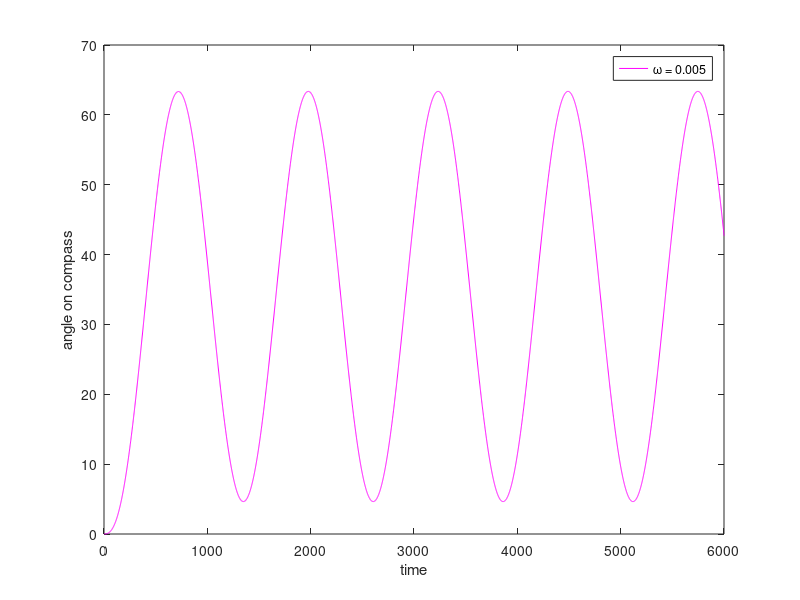
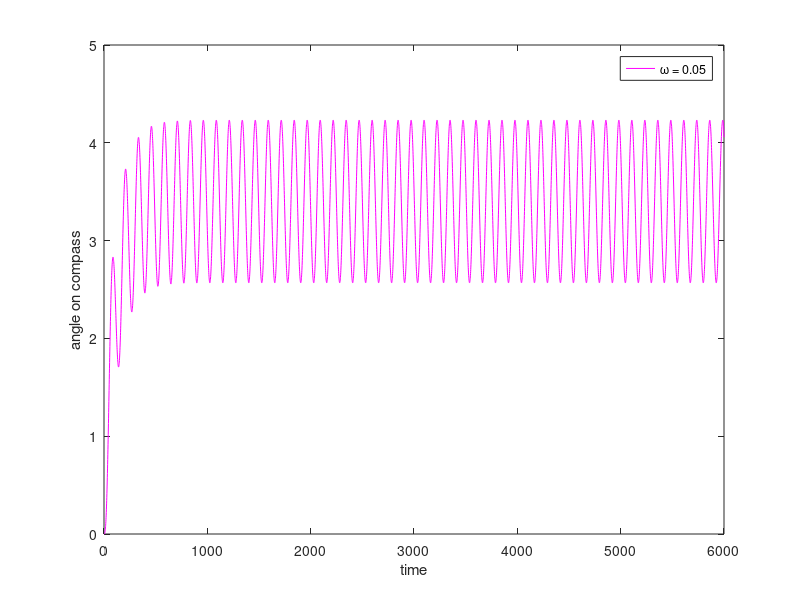

These charts were generated, in order, by the following MATLAB code:
w_1 = importdata('51b1.mat'); %Import data from simulink
w_2 = importdata('51b2.mat'); %Import data from simulink

n=1:length(w_1(2,:));
m=1:length(w_2(2,:));

max_1 = max(w_1(2,3000:6000));
min_1 = min(w_1(2,3000:6000));
A_1 = (max_1-min_1)/2; %output amplitude for w_1

max_2 = max(w_2(2,3000:6000));
min_2 = min(w_2(2,3000:6000));
A_2 = (max_2-min_2)/2; %output amplitude for w_2


plot(m,w_1(2,n), 'color', 'm'); %plot of response with w_1
xlabel('time'); ylabel('angle on compass');
legend('\omega = 0.005');
axis([0 6000 0 70]);

figure();

plot(m,w_2(2,m), 'color', 'm'); %plot of response with w_2
xlabel('time'); ylabel('angle on compass');
legend('\omega = 0.05');
axis([0 6000 0 5]);